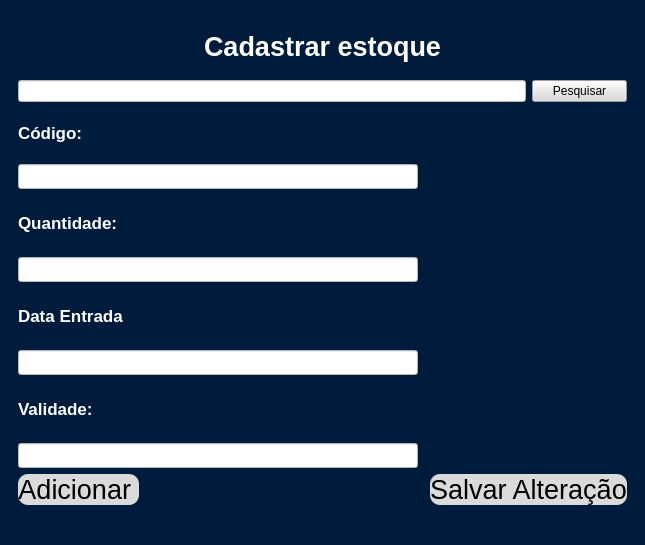
<?xml version="1.0" encoding="UTF-8"?>
<ui version="4.0">
 <class>MainWindow</class>
 <widget class="QMainWindow" name="MainWindow">
  <property name="geometry">
   <rect>
    <x>0</x>
    <y>0</y>
    <width>645</width>
    <height>545</height>
   </rect>
  </property>
  <property name="minimumSize">
   <size>
    <width>645</width>
    <height>545</height>
   </size>
  </property>
  <property name="maximumSize">
   <size>
    <width>1000</width>
    <height>850</height>
   </size>
  </property>
  <property name="font">
   <font>
    <weight>50</weight>
    <bold>false</bold>
   </font>
  </property>
  <property name="windowTitle">
   <string>Cadastro Estoque</string>
  </property>
  <property name="styleSheet">
   <string notr="true">background-color: rgb(0, 28, 61);</string>
  </property>
  <widget class="QWidget" name="centralwidget">
   <layout class="QGridLayout" name="gridLayout_2">
    <item row="0" column="0">
     <layout class="QGridLayout" name="gridLayout">
      <property name="leftMargin">
       <number>9</number>
      </property>
      <property name="topMargin">
       <number>9</number>
      </property>
      <property name="rightMargin">
       <number>9</number>
      </property>
      <property name="bottomMargin">
       <number>9</number>
      </property>
      <property name="spacing">
       <number>6</number>
      </property>
      <item row="4" column="0">
       <widget class="QLabel" name="label_3">
        <property name="font">
         <font>
          <pointsize>13</pointsize>
          <weight>75</weight>
          <bold>true</bold>
         </font>
        </property>
        <property name="styleSheet">
         <string notr="true">color: rgb(255, 255, 255);</string>
        </property>
        <property name="text">
         <string>Quantidade:</string>
        </property>
       </widget>
      </item>
      <item row="9" column="0" colspan="4">
       <widget class="QLineEdit" name="lineEdit_4">
        <property name="minimumSize">
         <size>
          <width>100</width>
          <height>25</height>
         </size>
        </property>
        <property name="maximumSize">
         <size>
          <width>400</width>
          <height>25</height>
         </size>
        </property>
        <property name="styleSheet">
         <string notr="true">background-color: rgb(255, 255, 255);</string>
        </property>
        <property name="clearButtonEnabled">
         <bool>true</bool>
        </property>
       </widget>
      </item>
      <item row="0" column="0" colspan="4">
       <widget class="QLabel" name="label">
        <property name="font">
         <font>
          <pointsize>20</pointsize>
          <weight>75</weight>
          <bold>true</bold>
         </font>
        </property>
        <property name="styleSheet">
         <string notr="true">color: rgb(255, 255, 255);</string>
        </property>
        <property name="text">
         <string>Cadastrar estoque</string>
        </property>
        <property name="alignment">
         <set>Qt::AlignCenter</set>
        </property>
       </widget>
      </item>
      <item row="8" column="0">
       <widget class="QLabel" name="label_5">
        <property name="font">
         <font>
          <pointsize>13</pointsize>
          <weight>75</weight>
          <bold>true</bold>
         </font>
        </property>
        <property name="styleSheet">
         <string notr="true">color: rgb(255, 255, 255);</string>
        </property>
        <property name="text">
         <string>Validade:</string>
        </property>
       </widget>
      </item>
      <item row="7" column="0" colspan="4">
       <widget class="QLineEdit" name="lineEdit_3">
        <property name="minimumSize">
         <size>
          <width>100</width>
          <height>25</height>
         </size>
        </property>
        <property name="maximumSize">
         <size>
          <width>400</width>
          <height>25</height>
         </size>
        </property>
        <property name="styleSheet">
         <string notr="true">background-color: rgb(255, 255, 255);</string>
        </property>
        <property name="clearButtonEnabled">
         <bool>true</bool>
        </property>
       </widget>
      </item>
      <item row="10" column="2" colspan="2">
       <widget class="QPushButton" name="save">
        <property name="font">
         <font>
          <pointsize>20</pointsize>
         </font>
        </property>
        <property name="styleSheet">
         <string notr="true">background-color: rgb(218, 218, 218);
border-radius: 10px;
</string>
        </property>
        <property name="text">
         <string>Salvar Alteração</string>
        </property>
       </widget>
      </item>
      <item row="1" column="3">
       <widget class="QPushButton" name="Pesquisar">
        <property name="styleSheet">
         <string notr="true">background-color: rgb(218, 218, 218);</string>
        </property>
        <property name="text">
         <string>Pesquisar</string>
        </property>
       </widget>
      </item>
      <item row="2" column="0">
       <widget class="QLabel" name="label_2">
        <property name="minimumSize">
         <size>
          <width>50</width>
          <height>50</height>
         </size>
        </property>
        <property name="maximumSize">
         <size>
          <width>70</width>
          <height>50</height>
         </size>
        </property>
        <property name="font">
         <font>
          <pointsize>13</pointsize>
          <weight>75</weight>
          <bold>true</bold>
         </font>
        </property>
        <property name="styleSheet">
         <string notr="true">color: rgb(255, 255, 255);</string>
        </property>
        <property name="text">
         <string>Código:</string>
        </property>
       </widget>
      </item>
      <item row="10" column="1">
       <spacer name="horizontalSpacer">
        <property name="orientation">
         <enum>Qt::Horizontal</enum>
        </property>
        <property name="sizeHint" stdset="0">
         <size>
          <width>40</width>
          <height>20</height>
         </size>
        </property>
       </spacer>
      </item>
      <item row="6" column="0">
       <widget class="QLabel" name="label_4">
        <property name="font">
         <font>
          <pointsize>13</pointsize>
          <weight>75</weight>
          <bold>true</bold>
         </font>
        </property>
        <property name="styleSheet">
         <string notr="true">color: rgb(255, 255, 255);</string>
        </property>
        <property name="text">
         <string>Data Entrada</string>
        </property>
       </widget>
      </item>
      <item row="10" column="0">
       <widget class="QPushButton" name="cadastro">
        <property name="font">
         <font>
          <pointsize>20</pointsize>
         </font>
        </property>
        <property name="styleSheet">
         <string notr="true">background-color: rgb(218, 218, 218);
border-radius: 10px;</string>
        </property>
        <property name="text">
         <string>Adicionar </string>
        </property>
       </widget>
      </item>
      <item row="3" column="0" colspan="4">
       <widget class="QLineEdit" name="lineEdit">
        <property name="minimumSize">
         <size>
          <width>100</width>
          <height>25</height>
         </size>
        </property>
        <property name="maximumSize">
         <size>
          <width>400</width>
          <height>25</height>
         </size>
        </property>
        <property name="styleSheet">
         <string notr="true">background-color: rgb(255, 255, 255);</string>
        </property>
        <property name="clearButtonEnabled">
         <bool>false</bool>
        </property>
       </widget>
      </item>
      <item row="1" column="0" colspan="3">
       <widget class="QLineEdit" name="lineEdit_5">
        <property name="styleSheet">
         <string notr="true">background-color: rgb(255, 255, 255);</string>
        </property>
        <property name="text">
         <string/>
        </property>
        <property name="alignment">
         <set>Qt::AlignCenter</set>
        </property>
        <property name="clearButtonEnabled">
         <bool>true</bool>
        </property>
       </widget>
      </item>
      <item row="5" column="0" colspan="4">
       <widget class="QLineEdit" name="lineEdit_2">
        <property name="minimumSize">
         <size>
          <width>100</width>
          <height>25</height>
         </size>
        </property>
        <property name="maximumSize">
         <size>
          <width>400</width>
          <height>25</height>
         </size>
        </property>
        <property name="styleSheet">
         <string notr="true">background-color: rgb(255, 255, 255);</string>
        </property>
       </widget>
      </item>
     </layout>
    </item>
   </layout>
  </widget>
  <widget class="QStatusBar" name="statusbar"/>
 </widget>
 <tabstops>
  <tabstop>lineEdit_5</tabstop>
  <tabstop>Pesquisar</tabstop>
  <tabstop>lineEdit</tabstop>
  <tabstop>lineEdit_2</tabstop>
  <tabstop>lineEdit_3</tabstop>
  <tabstop>lineEdit_4</tabstop>
  <tabstop>cadastro</tabstop>
  <tabstop>save</tabstop>
 </tabstops>
 <resources/>
 <connections>
  <connection>
   <sender>save</sender>
   <signal>released()</signal>
   <receiver>lineEdit</receiver>
   <slot>clear()</slot>
   <hints>
    <hint type="sourcelabel">
     <x>402</x>
     <y>455</y>
    </hint>
    <hint type="destinationlabel">
     <x>362</x>
     <y>193</y>
    </hint>
   </hints>
  </connection>
  <connection>
   <sender>save</sender>
   <signal>released()</signal>
   <receiver>lineEdit_2</receiver>
   <slot>clear()</slot>
   <hints>
    <hint type="sourcelabel">
     <x>378</x>
     <y>458</y>
    </hint>
    <hint type="destinationlabel">
     <x>378</x>
     <y>259</y>
    </hint>
   </hints>
  </connection>
  <connection>
   <sender>save</sender>
   <signal>released()</signal>
   <receiver>lineEdit_3</receiver>
   <slot>clear()</slot>
   <hints>
    <hint type="sourcelabel">
     <x>451</x>
     <y>451</y>
    </hint>
    <hint type="destinationlabel">
     <x>447</x>
     <y>325</y>
    </hint>
   </hints>
  </connection>
  <connection>
   <sender>save</sender>
   <signal>released()</signal>
   <receiver>lineEdit_4</receiver>
   <slot>clear()</slot>
   <hints>
    <hint type="sourcelabel">
     <x>505</x>
     <y>449</y>
    </hint>
    <hint type="destinationlabel">
     <x>505</x>
     <y>385</y>
    </hint>
   </hints>
  </connection>
  <connection>
   <sender>cadastro</sender>
   <signal>released()</signal>
   <receiver>lineEdit</receiver>
   <slot>clear()</slot>
   <hints>
    <hint type="sourcelabel">
     <x>78</x>
     <y>456</y>
    </hint>
    <hint type="destinationlabel">
     <x>64</x>
     <y>200</y>
    </hint>
   </hints>
  </connection>
  <connection>
   <sender>cadastro</sender>
   <signal>released()</signal>
   <receiver>lineEdit_2</receiver>
   <slot>clear()</slot>
   <hints>
    <hint type="sourcelabel">
     <x>84</x>
     <y>455</y>
    </hint>
    <hint type="destinationlabel">
     <x>84</x>
     <y>260</y>
    </hint>
   </hints>
  </connection>
  <connection>
   <sender>cadastro</sender>
   <signal>released()</signal>
   <receiver>lineEdit_3</receiver>
   <slot>clear()</slot>
   <hints>
    <hint type="sourcelabel">
     <x>121</x>
     <y>456</y>
    </hint>
    <hint type="destinationlabel">
     <x>102</x>
     <y>323</y>
    </hint>
   </hints>
  </connection>
  <connection>
   <sender>cadastro</sender>
   <signal>released()</signal>
   <receiver>lineEdit_4</receiver>
   <slot>clear()</slot>
   <hints>
    <hint type="sourcelabel">
     <x>154</x>
     <y>459</y>
    </hint>
    <hint type="destinationlabel">
     <x>112</x>
     <y>387</y>
    </hint>
   </hints>
  </connection>
  <connection>
   <sender>save</sender>
   <signal>released()</signal>
   <receiver>lineEdit_5</receiver>
   <slot>clear()</slot>
   <hints>
    <hint type="sourcelabel">
     <x>541</x>
     <y>455</y>
    </hint>
    <hint type="destinationlabel">
     <x>339</x>
     <y>106</y>
    </hint>
   </hints>
  </connection>
 </connections>
</ui>
